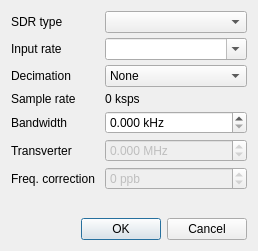
<?xml version="1.0" encoding="UTF-8"?>
<ui version="4.0">
 <class>DeviceConfigDialog</class>
 <widget class="QDialog" name="DeviceConfigDialog">
  <property name="geometry">
   <rect>
    <x>0</x>
    <y>0</y>
    <width>258</width>
    <height>251</height>
   </rect>
  </property>
  <property name="windowTitle">
   <string>SDR device configuration</string>
  </property>
  <layout class="QVBoxLayout" name="verticalLayout">
   <item>
    <layout class="QFormLayout" name="formLayout">
     <property name="labelAlignment">
      <set>Qt::AlignLeading|Qt::AlignLeft|Qt::AlignVCenter</set>
     </property>
     <property name="formAlignment">
      <set>Qt::AlignLeading|Qt::AlignLeft|Qt::AlignTop</set>
     </property>
     <property name="horizontalSpacing">
      <number>10</number>
     </property>
     <property name="verticalSpacing">
      <number>5</number>
     </property>
     <item row="0" column="0">
      <widget class="QLabel" name="sdrTypeLabel">
       <property name="text">
        <string>SDR type</string>
       </property>
      </widget>
     </item>
     <item row="0" column="1">
      <widget class="QComboBox" name="sdrTypeCombo">
       <property name="sizePolicy">
        <sizepolicy hsizetype="Preferred" vsizetype="Preferred">
         <horstretch>0</horstretch>
         <verstretch>0</verstretch>
        </sizepolicy>
       </property>
       <property name="toolTip">
        <string>SDR device type</string>
       </property>
       <property name="accessibleName">
        <string>SDR device type</string>
       </property>
      </widget>
     </item>
     <item row="1" column="0">
      <widget class="QLabel" name="inputRateLabel">
       <property name="text">
        <string>Input rate</string>
       </property>
      </widget>
     </item>
     <item row="1" column="1">
      <widget class="QComboBox" name="inputRateCombo">
       <property name="toolTip">
        <string>SDR sample rate</string>
       </property>
       <property name="accessibleName">
        <string>Input sample rate</string>
       </property>
       <property name="editable">
        <bool>true</bool>
       </property>
      </widget>
     </item>
     <item row="2" column="0">
      <widget class="QLabel" name="decimLabel">
       <property name="text">
        <string>Decimation</string>
       </property>
      </widget>
     </item>
     <item row="2" column="1">
      <widget class="QComboBox" name="decimCombo">
       <property name="toolTip">
        <string>Decimation factor</string>
       </property>
       <property name="accessibleName">
        <string>Decimation</string>
       </property>
       <item>
        <property name="text">
         <string>None</string>
        </property>
       </item>
      </widget>
     </item>
     <item row="3" column="0">
      <widget class="QLabel" name="sampRateLabel">
       <property name="text">
        <string>Sample rate</string>
       </property>
      </widget>
     </item>
     <item row="3" column="1">
      <widget class="QLabel" name="sampRateString">
       <property name="toolTip">
        <string>Sample rate after decimation</string>
       </property>
       <property name="text">
        <string>0 ksps</string>
       </property>
      </widget>
     </item>
     <item row="4" column="0">
      <widget class="QLabel" name="bwLabel">
       <property name="text">
        <string>Bandwidth</string>
       </property>
      </widget>
     </item>
     <item row="4" column="1">
      <widget class="QDoubleSpinBox" name="bwSpinBox">
       <property name="enabled">
        <bool>true</bool>
       </property>
       <property name="toolTip">
        <string>Analog bandwidth (0 means default)</string>
       </property>
       <property name="statusTip">
        <string/>
       </property>
       <property name="accessibleName">
        <string>Analog bandwidth</string>
       </property>
       <property name="suffix">
        <string> kHz</string>
       </property>
       <property name="decimals">
        <number>3</number>
       </property>
       <property name="maximum">
        <double>100000.000000000000000</double>
       </property>
      </widget>
     </item>
     <item row="5" column="0">
      <widget class="QLabel" name="convLabel">
       <property name="text">
        <string>Transverter</string>
       </property>
      </widget>
     </item>
     <item row="5" column="1">
      <widget class="QDoubleSpinBox" name="convSpinBox">
       <property name="enabled">
        <bool>false</bool>
       </property>
       <property name="toolTip">
        <string>Up- or downconverter frequency. Negative value means upconverter.</string>
       </property>
       <property name="accessibleName">
        <string>Up or downconverter frequency</string>
       </property>
       <property name="suffix">
        <string> MHz</string>
       </property>
       <property name="decimals">
        <number>3</number>
       </property>
       <property name="minimum">
        <double>-100000.000000000000000</double>
       </property>
       <property name="maximum">
        <double>500000.000000000000000</double>
       </property>
      </widget>
     </item>
     <item row="6" column="0">
      <widget class="QLabel" name="label">
       <property name="text">
        <string>Freq. correction</string>
       </property>
      </widget>
     </item>
     <item row="6" column="1">
      <widget class="QSpinBox" name="spinBox">
       <property name="enabled">
        <bool>false</bool>
       </property>
       <property name="toolTip">
        <string>Frequency correction in parts per billion</string>
       </property>
       <property name="accessibleName">
        <string>Frequency correction</string>
       </property>
       <property name="suffix">
        <string> ppb</string>
       </property>
       <property name="minimum">
        <number>-1000000</number>
       </property>
       <property name="maximum">
        <number>1000000</number>
       </property>
      </widget>
     </item>
    </layout>
   </item>
   <item>
    <widget class="QDialogButtonBox" name="buttonBox">
     <property name="orientation">
      <enum>Qt::Horizontal</enum>
     </property>
     <property name="standardButtons">
      <set>QDialogButtonBox::Cancel|QDialogButtonBox::Ok</set>
     </property>
    </widget>
   </item>
  </layout>
 </widget>
 <resources/>
 <connections>
  <connection>
   <sender>buttonBox</sender>
   <signal>accepted()</signal>
   <receiver>DeviceConfigDialog</receiver>
   <slot>accept()</slot>
   <hints>
    <hint type="sourcelabel">
     <x>248</x>
     <y>254</y>
    </hint>
    <hint type="destinationlabel">
     <x>157</x>
     <y>274</y>
    </hint>
   </hints>
  </connection>
  <connection>
   <sender>buttonBox</sender>
   <signal>rejected()</signal>
   <receiver>DeviceConfigDialog</receiver>
   <slot>reject()</slot>
   <hints>
    <hint type="sourcelabel">
     <x>316</x>
     <y>260</y>
    </hint>
    <hint type="destinationlabel">
     <x>286</x>
     <y>274</y>
    </hint>
   </hints>
  </connection>
 </connections>
</ui>
